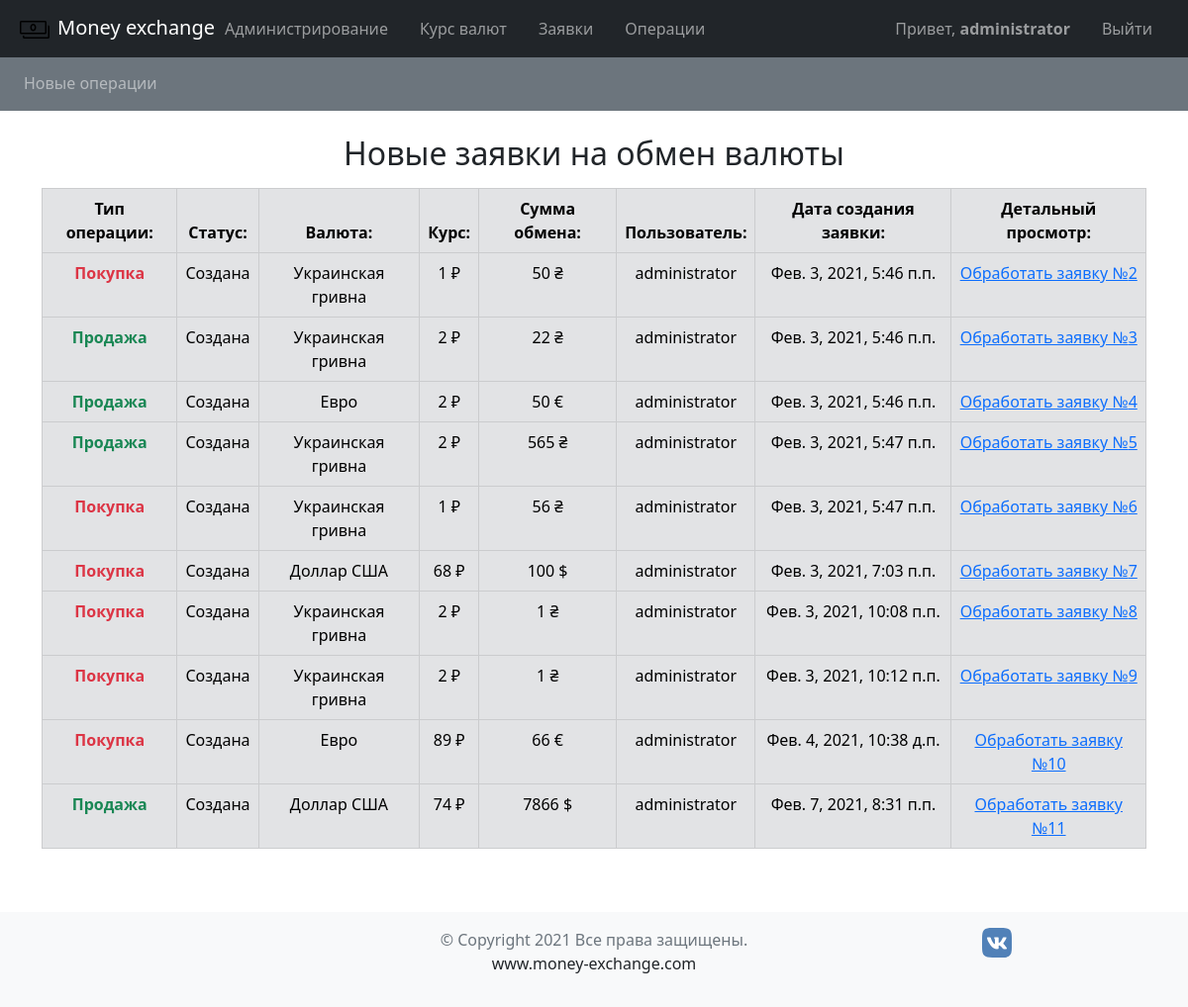
/orders/get_new_operations/ (signed in), run on an earlier commit of the app's database.
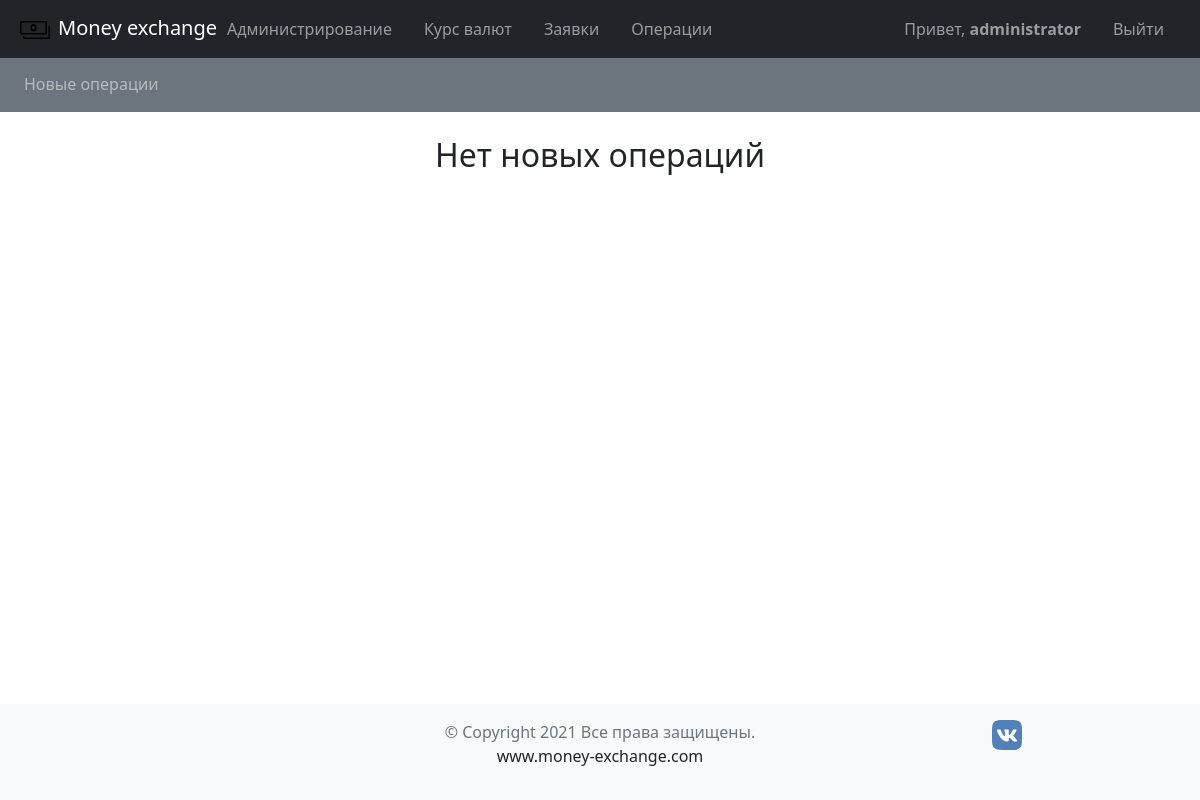
And on a later commit of the database.
### orders/models.py (models this page shows, shortened)
class Operation(models.Model):
    order = models.OneToOneField(
        Order,
        on_delete=models.CASCADE,
        verbose_name='Заказ'
        )
    operator = models.ForeignKey(
        'users.User',
        on_delete=models.SET_NULL, null=True,
        verbose_name='Оператор'
        )
    rate = models.PositiveIntegerField(
        verbose_name='Курс валюты'
        )
    update_at = models.DateTimeField(
        auto_now=True,
        editable=False,
        verbose_name='Дата обработки заявки'
        )
    status = models.CharField(
        choices=OPERATION_STATUS,
        auto_created='created', max_length=20,
        verbose_name='Статус операции'
        )
    class Meta():
        verbose_name = 'Операция'
        verbose_name_plural = 'Операции'

class Order(models.Model):
    user = models.ForeignKey(
        'users.User',
        on_delete=models.SET_NULL, null=True,
        verbose_name='Пользователь'
        )
    currency = models.ForeignKey(
        'currency.Currency',
        on_delete=models.SET_NULL, null=True,
        verbose_name='Валюта'
        )
    amount = models.PositiveIntegerField(
        verbose_name='Сумма',
        )
    created_at = models.DateTimeField(
        auto_now_add=True,
        editable=False, verbose_name='Дата заявки'
        )
    operation_type = models.CharField(
        max_length=10,
        choices=TYPE_STATUS, verbose_name='Тип операции'
        )
    class Meta():
        verbose_name = 'Заказ'
        verbose_name_plural = 'Заказы'

### currency/models.py (models this page shows, shortened)
class Currency(models.Model):
    name = models.CharField(
        max_length=30, unique=True,
        verbose_name='Наименование'
        )
    short_name = models.CharField(
        max_length=20, unique=True,
        verbose_name='Короткое наименование'
        )
    symbol = models.CharField(
        max_length=20, unique=True,
        verbose_name='Символ'
        )
    rate_sell = models.FloatField(
        default=1, verbose_name='Курс продажи'
        )
    rate_buy = models.FloatField(
        default=1, verbose_name='Курс покупки')
    class Meta():
        verbose_name = 'Валюта'
        verbose_name_plural = 'Валюта'

### users/models.py (models this page shows)
class User(AbstractUser):
    name_regex = RegexValidator(
        regex=r'^[a-zA-Zа-яА-Я]{2,20}$',
        message="Некорректное значение, используете буквы А-я, A-z"
        )
    phone_regex = RegexValidator(
        regex=r'^\+?1?\d{8,12}$',
        message="Некорректный номер телефона"
        )
    document_id_regex = RegexValidator(
        regex=r'^\d{7,15}$',
        message="Некорректный номер документа (7-15 цифр)"
        )
    first_name = models.CharField(
        verbose_name='Имя',
        max_length=20, blank=False,
        null=False, validators=[name_regex]
        )
    last_name = models.CharField(
        verbose_name='Фамилия',
        max_length=20, blank=False,
        null=False, validators=[name_regex]
        )
    phone_number = models.CharField(
        verbose_name='Номер телефона',
        unique=True, validators=[phone_regex],
        max_length=12, blank=False
        )
    document_id = models.CharField(
        validators=(document_id_regex,),
        verbose_name='Номер документа',
        unique=True, max_length=20
        )
    gender = models.CharField(
        verbose_name='Пол',
        choices=GEN_CHOICES, max_length=10, blank=False,
        null=False, default='Мужчина'
        )
    email = models.EmailField(
        unique=True, blank=False, null=False,
        )
    class Meta:
        verbose_name = 'Пользователь'
        verbose_name_plural = 'Пользователи'
        db_table = 'auth_user'

### orders/views.py (the view)
# urls.py: path('get_new_operations/', views.get_new_operations, name='get_new_operations'),
@permission_required('orders.change_operation')
@login_required
def get_new_operations(request):
    operations = Operation.objects.filter(operator=None)
    return render(request, 'orders/new_operations.html', {'operations': operations})

### templates/orders/new_operations.html (shortened to what this page needs)
{% extends "base.html" %}
{% block content %}
{% include "inc/_operationsmenu.html" %}
<div class="container">
  {% if not operations %}
  <h2 class="mt-4 text-center">Нет новых операций</h2>
  {% else %}
  <h2 class="mt-4 text-center">Новые заявки на обмен валюты</h2>
  <table class="table mt-3 table-secondary table-bordered text-center">
    <thead class="text-center">
      <tr>
        <th scope="col">Тип операции:</th>
        <th scope="col">Статус:</th>
        <th scope="col">Валюта:</th>
        <th scope="col">Курс:</th>
        <th scope="col">Сумма обмена:</th>
        <th scope="col">Пользователь:</th>
        <th scope="col">Дата создания заявки:</th>
        <th scope="col">Детальный просмотр:</th>
      </tr>
    </thead>
{% for operation in operations %}
  <tbody>
    <tr>
      <th class=
      {% if operation.order.operation_type == "Sell" %}
      'text-success'
      {% else %}
      'text-danger'
      {% endif %}
      >{{ operation.order.get_operation_type_display }}</th>
      <td>{{operation.get_status_display}}</td>
      <td>{{operation.order.currency.name}}</td>
      <td>{{operation.rate}} ₽</td>
      <td>{{operation.order.amount}} {{operation.order.currency.symbol}}</td>
      <td>{{operation.order.user.username}}</td>
      <td>{{operation.order.created_at}}</td>
      <td><a href='{% url 'get_operation_by_id' id=operation.id %}'>Обработать заявку №{{operation.id}}</a></td>
    </tr>
  </tbody>
{% endfor %}
  </table>
  {% endif %}
</div>
{% endblock content %}

What changed in the data, as far as the page shows it:
no longer on this page (row edited): Operation: order.operation_type "Покупка", status "Создана", order.currency.name "Украинская гривна", rate "1", order.amount "50", order.currency.symbol "₴", order.user.username "administrator", order.created_at "Фев. 3, 2021, 5:46 п.п.", id "2"
no longer on this page (row edited): Operation: order.operation_type "Продажа", status "Создана", order.currency.name "Украинская гривна", rate "2", order.amount "22", order.currency.symbol "₴", order.user.username "administrator", order.created_at "Фев. 3, 2021, 5:46 п.п.", id "3"
removed Operation: order.operation_type "Продажа", status "Создана", order.currency.name "Евро", rate "2", order.amount "50", order.currency.symbol "€", order.user.username "administrator", order.created_at "Фев. 3, 2021, 5:46 п.п.", id "4"
removed Operation: order.operation_type "Продажа", status "Создана", order.currency.name "Украинская гривна", rate "2", order.amount "565", order.currency.symbol "₴", order.user.username "administrator", order.created_at "Фев. 3, 2021, 5:47 п.п.", id "5"
removed Operation: order.operation_type "Покупка", status "Создана", order.currency.name "Украинская гривна", rate "1", order.amount "56", order.currency.symbol "₴", order.user.username "administrator", order.created_at "Фев. 3, 2021, 5:47 п.п.", id "6"
removed Operation: order.operation_type "Покупка", status "Создана", order.currency.name "Доллар США", rate "68", order.amount "100", order.currency.symbol "$", order.user.username "administrator", order.created_at "Фев. 3, 2021, 7:03 п.п.", id "7"
removed Operation: order.operation_type "Покупка", status "Создана", order.currency.name "Украинская гривна", rate "2", order.amount "1", order.currency.symbol "₴", order.user.username "administrator", order.created_at "Фев. 3, 2021, 10:08 п.п.", id "8"
removed Operation: order.operation_type "Покупка", status "Создана", order.currency.name "Украинская гривна", rate "2", order.amount "1", order.currency.symbol "₴", order.user.username "administrator", order.created_at "Фев. 3, 2021, 10:12 п.п.", id "9"
removed Operation: order.operation_type "Покупка", status "Создана", order.currency.name "Евро", rate "89", order.amount "66", order.currency.symbol "€", order.user.username "administrator", order.created_at "Фев. 4, 2021, 10:38 д.п.", id "10"
removed Operation: order.operation_type "Продажа", status "Создана", order.currency.name "Доллар США", rate "74", order.amount "7866", order.currency.symbol "$", order.user.username "administrator", order.created_at "Фев. 7, 2021, 8:31 п.п.", id "11"
Also different on the page:
text no longer shown: "Новые заявки на обмен валюты Тип операции: Статус: Валюта: Курс: Сумма обмена: Пользователь: Дата создания заявки: Детальный просмотр:"
text now shown: "Нет новых операций"
